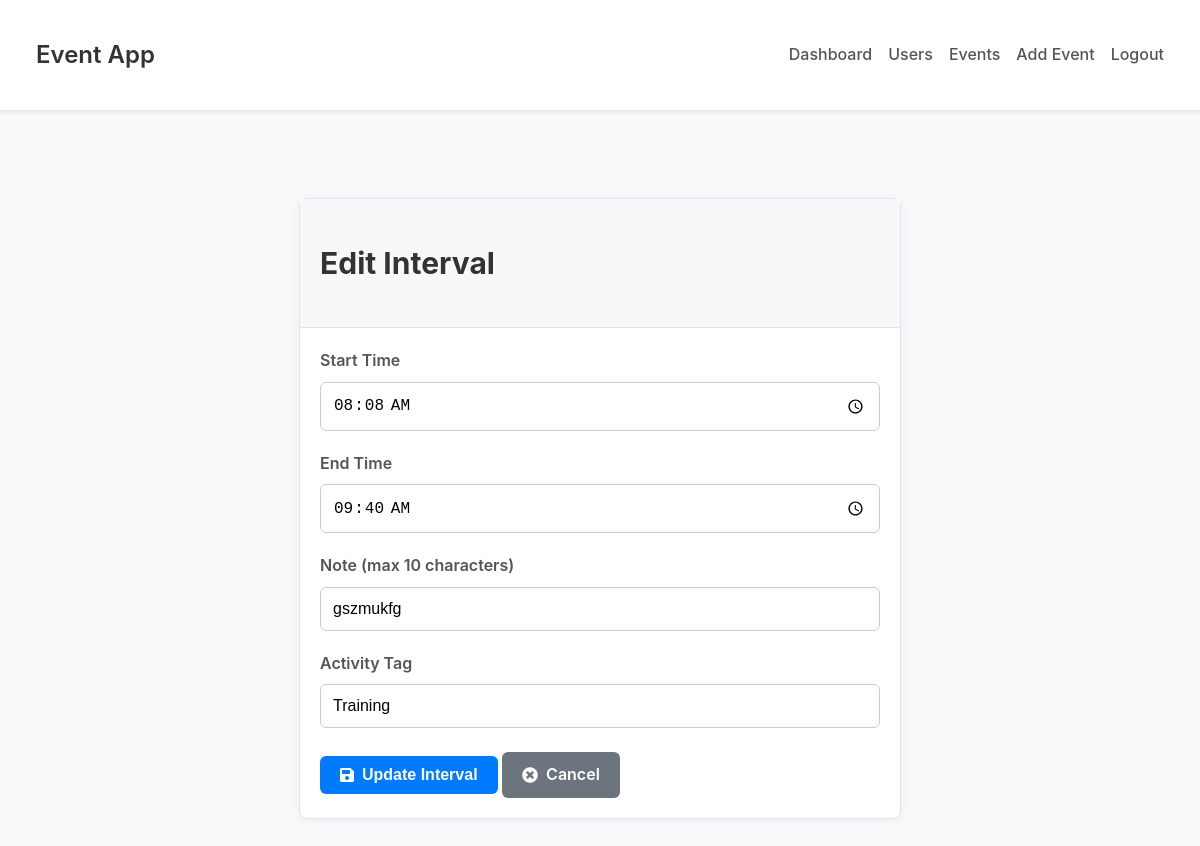
/edit_interval/169 (signed in), run on the app's committed database.
### tables this page shows
CREATE TABLE intervals (
        id INTEGER PRIMARY KEY AUTOINCREMENT,
        event_id INTEGER NOT NULL,
        start_time TEXT NOT NULL,
        end_time TEXT NOT NULL,
        note TEXT,
        activity_tag TEXT NOT NULL,
        FOREIGN KEY (event_id) REFERENCES events (id)
    );

### app.py (the view, shortened to what this page needs)
@app.route('/edit_interval/<int:interval_id>', methods=['GET', 'POST'])
@login_required
def edit_interval(interval_id):
    db = get_db()
    user_id = get_user_id_from_session()
    interval = db.execute(
        'SELECT i.* FROM intervals i JOIN events e ON i.event_id = e.id WHERE i.id = ? AND e.user_id = ?',
        (interval_id, user_id)
    ).fetchone()
    if interval is None:
        flash('Interval not found or you do not have permission to edit it.', 'danger')
        return redirect(url_for('list_events'))
    activity_tags_list = get_all_activity_tags()
    return render_template('edit_interval.html', interval=interval, activity_tags=activity_tags_list, username=session['username'], role=session['role'])

### app.py (called while the page is built)
def get_db():
    if 'db' not in g:
        g.db = sqlite3.connect(DATABASE)
        g.db.row_factory = sqlite3.Row  # This makes rows behave like dicts
    return g.db

def login_required(f):
    @wraps(f)
    def decorated_function(*args, **kwargs):
        if not session.get('logged_in'):
            flash('Please log in to access this page.', 'warning')
            return redirect(url_for('login'))
        return f(*args, **kwargs)
    return decorated_function

def get_user_id_from_session():
    db = get_db()
    user = db.execute('SELECT id FROM users WHERE username = ?', (session['username'],)).fetchone()
    return user['id'] if user else None

def get_all_activity_tags():
    db = get_db()
    tags = db.execute('SELECT tag_name FROM activity_tags ORDER BY tag_name').fetchall()
    return [tag['tag_name'] for tag in tags]

### templates/edit_interval.html (shortened to what this page needs)
{% extends "base.html" %}
{% block content %}
<div class="container mt-4">
    <div class="card" style="max-width: 600px; margin: auto;">
        <div class="card-header">
            <h2>Edit Interval</h2>
        </div>
        <div class="card-body">
            <form method="post" action="{{ url_for('edit_interval', interval_id=interval.id) }}">
                <div class="input-group">
                    <label for="start_time">Start Time</label>
                    <input type="time" id="start_time" name="start_time" class="form-control" value="{{ interval.start_time }}" required>
                </div>
                <div class="input-group">
                    <label for="end_time">End Time</label>
                    <input type="time" id="end_time" name="end_time" class="form-control" value="{{ interval.end_time }}" required>
                </div>
                <div class="input-group">
                    <label for="note">Note (max 10 characters)</label>
                    <input type="text" id="note" name="note" class="form-control" value="{{ interval.note }}" maxlength="10">
                </div>
                <div class="input-group">
                    <label for="activity_tag">Activity Tag</label>
                    <input list="activity_tags_list" id="activity_tag" name="activity_tag" class="form-control" value="{{ interval.activity_tag }}" required>
                </div>
                <div class="mt-4">
                    <button type="submit" class="btn btn-primary">
                        <i class="fas fa-save"></i> Update Interval
                    </button>
                    <a href="{{ url_for('list_events') }}" class="btn btn-secondary">
                        <i class="fas fa-times-circle"></i> Cancel
                    </a>
                </div>
            </form>
        </div>
    </div>
</div>
{% endblock %}

### static/style.css (style rules this page uses)
body { font-family: -apple-system, BlinkMacSystemFont, "Segoe UI", Roboto, "Helvetica Neue", Arial, sans-serif; background-color: #f8f9fa; color: #333; line-height: 1.6; margin: 0; }
.container { max-width: 1200px; margin: auto; padding: 20px; }
.card { background-color: #fff; border: 1px solid #e1e4e8; border-radius: 8px; box-shadow: 0 2px 10px rgba(0, 0, 0, 0.05); margin-bottom: 20px; }
.card-header { background-color: #f6f8fa; padding: 15px 20px; border-bottom: 1px solid #e1e4e8; font-size: 1.25rem; font-weight: 600; }
.card-body { padding: 20px; }
.input-group { margin-bottom: 20px; }
.input-group label { display: block; margin-bottom: 8px; font-weight: 600; color: #555; }
.form-control { width: 100%; padding: 12px; border: 1px solid #ccc; border-radius: 6px; font-size: 16px; box-sizing: border-box; }
.btn { padding: 10px 20px; border: none; border-radius: 6px; cursor: pointer; font-size: 16px; font-weight: 600; text-decoration: none; display: inline-flex; align-items: center; gap: 0.5rem; text-align: center; transition: background-color 0.3s ease, color 0.3s ease; }
.btn-primary { background-color: #007bff; color: white; }
.btn-secondary { background-color: #6c757d; color: white; }
.mt-4 { margin-top: 1.5rem; }

### data on the page
intervals: start_time "08:08", end_time "09:40", note "gszmukfg", activity_tag "Training"
